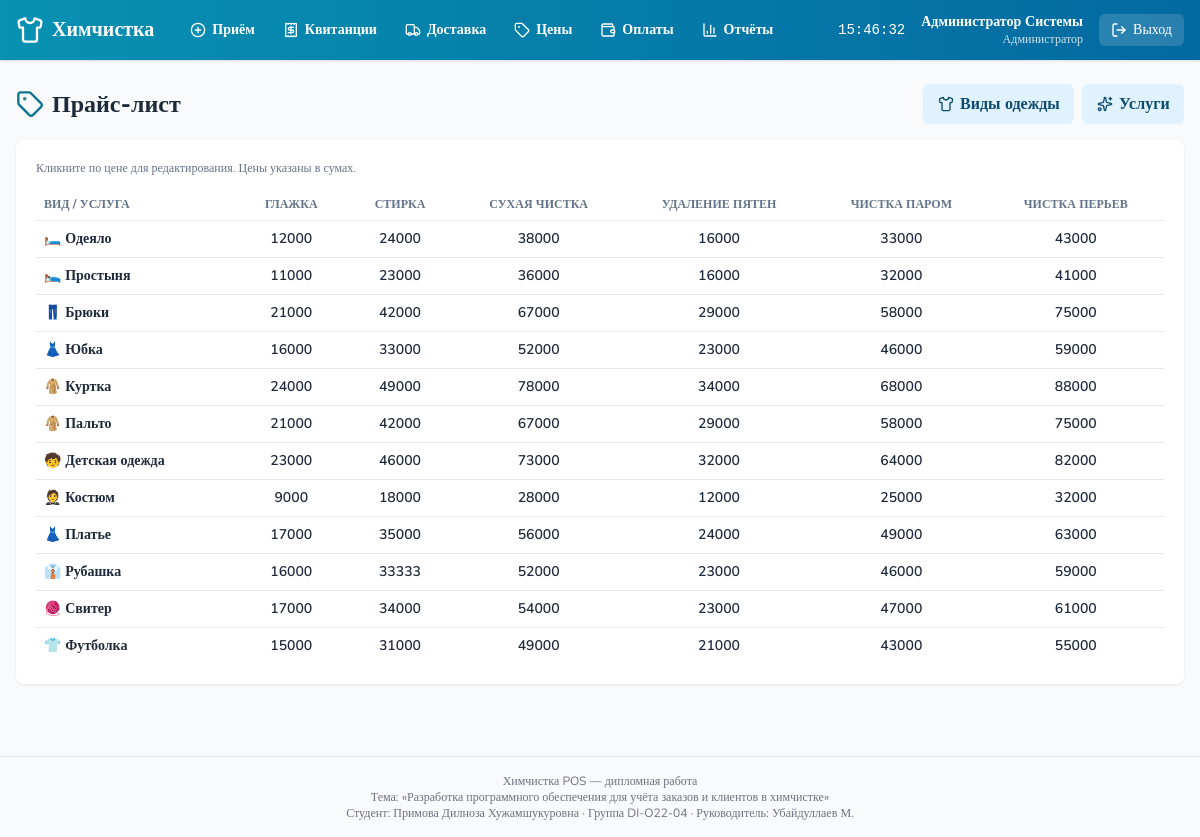
/pricing/ (signed in), run on the app's committed database.
### accounts/models.py (models this page shows, shortened)
class User(AbstractUser):
    ROLE_CHOICES = [
        ('admin', 'Администратор'),
        ('cashier', 'Кассир'),
        ('operator', 'Оператор'),
        ('driver', 'Водитель'),
    ]
    role = models.CharField('Роль', max_length=20, choices=ROLE_CHOICES, default='cashier')
    phone = models.CharField('Телефон', max_length=32, blank=True)
    full_name = models.CharField('ФИО', max_length=160, blank=True)
    class Meta:
        verbose_name = 'Пользователь'
        verbose_name_plural = 'Пользователи'
    def display_name(self):
        return self.full_name or self.get_full_name() or self.username

### catalog/models.py (models this page shows, shortened)
class ServiceType(models.Model):
    name = models.CharField('Наименование', max_length=80, unique=True)
    code = models.SlugField('Код', max_length=40, unique=True)
    description = models.CharField('Описание', max_length=200, blank=True)
    class Meta:
        verbose_name = 'Вид услуги'
        verbose_name_plural = 'Виды услуг'
        ordering = ['name']

class ClothType(models.Model):
    CATEGORY_CHOICES = [
        ('top', 'Верх'),
        ('bottom', 'Низ'),
        ('outerwear', 'Верхняя одежда'),
        ('bedding', 'Постельное'),
        ('other', 'Прочее'),
    ]
    name = models.CharField('Наименование', max_length=80, unique=True)
    category = models.CharField('Категория', max_length=20, choices=CATEGORY_CHOICES, default='other')
    default_icon = models.CharField('Иконка', max_length=4, default='👕')
    class Meta:
        verbose_name = 'Вид одежды'
        verbose_name_plural = 'Виды одежды'
        ordering = ['category', 'name']

class PriceRule(models.Model):
    cloth_type = models.ForeignKey(ClothType, on_delete=models.CASCADE, verbose_name='Вид одежды', related_name='prices')
    service_type = models.ForeignKey(ServiceType, on_delete=models.CASCADE, verbose_name='Вид услуги', related_name='prices')
    price = models.DecimalField('Цена', max_digits=10, decimal_places=2)
    class Meta:
        verbose_name = 'Прайс'
        verbose_name_plural = 'Прайс-лист'
        unique_together = [('cloth_type', 'service_type')]
        ordering = ['cloth_type__name', 'service_type__name']

### catalog/views.py (the view)
@login_required
def pricing_matrix(request):
    cloth_types = list(ClothType.objects.all())
    service_types = list(ServiceType.objects.all())
    rules = {(r.cloth_type_id, r.service_type_id): r for r in PriceRule.objects.all()}
    rows = []
    for ct in cloth_types:
        cells = []
        for st in service_types:
            rule = rules.get((ct.id, st.id))
            cells.append({'cloth': ct, 'service': st, 'price': rule.price if rule else None})
        rows.append({'cloth': ct, 'cells': cells})
    return render(request, 'catalog/pricing.html', {
        'cloth_types': cloth_types,
        'service_types': service_types,
        'rows': rows,
    })

### core/context_processors.py (called while the page is built)
def bmi_metadata(request):
    return {
        'BMI_TOPIC': 'Разработка программного обеспечения для учёта заказов и клиентов в химчистке',
        'BMI_STUDENT': 'Примова Дилноза Хужамшукуровна',
        'BMI_GROUP': 'DI-O22-04',
        'BMI_SUPERVISOR': 'Убайдуллаев М.',
        'APP_NAME': 'Химчистка POS',
    }

### templates/catalog/pricing.html (shortened to what this page needs)
{% extends 'base.html' %}
{% block content %}
<div class="flex items-center justify-between mb-4">
  <h1 class="text-2xl font-extrabold flex items-center gap-2"><i data-lucide="tag" class="w-7 h-7 text-cyan-700"></i> Прайс-лист</h1>
  <div class="flex gap-2">
    <a href="{% url 'catalog:cloth_types' %}" class="btn btn-ghost"><i data-lucide="shirt" class="w-4 h-4"></i> Виды одежды</a>
    <a href="{% url 'catalog:service_types' %}" class="btn btn-ghost"><i data-lucide="sparkles" class="w-4 h-4"></i> Услуги</a>
  </div>
</div>
<div class="card overflow-x-auto">
  <p class="text-xs text-slate-500 mb-3">Кликните по цене для редактирования. Цены указаны в сумах.</p>
  <table class="w-full text-sm">
    <thead>
      <tr class="border-b">
        <th class="text-left py-2 px-2 text-xs uppercase text-slate-500">Вид / Услуга</th>
        {% for s in service_types %}
        <th class="text-center px-2 text-xs uppercase text-slate-500">{{ s.name }}</th>
        {% endfor %}
      </tr>
    </thead>
    <tbody>
      {% for row in rows %}
      <tr class="border-b last:border-0 hover:bg-slate-50">
        <td class="py-2 px-2 font-semibold">{{ row.cloth.default_icon }} {{ row.cloth.name }}</td>
        {% for cell in row.cells %}
        <td class="text-center px-2">
          <div hx-get="{% url 'pricing:cell_edit' cell.cloth.id cell.service.id %}" hx-trigger="click"
               hx-swap="outerHTML" class="cursor-pointer hover:bg-cyan-50 rounded px-2 py-1">
            {% if cell.price %}<span class="font-semibold">{{ cell.price|floatformat:0 }}</span>{% else %}<span class="text-slate-300">—</span>{% endif %}
          </div>
        </td>
        {% endfor %}
      </tr>
      {% endfor %}
    </tbody>
  </table>
</div>
{% endblock %}

### templates/components/topbar.html
{% load static %}
<header class="bg-gradient-to-r from-cyan-600 to-sky-700 text-white shadow no-print">
  <div class="max-w-7xl mx-auto px-4 py-3 flex items-center gap-6">
    <a href="{% url 'pos:dashboard' %}" class="flex items-center gap-2 font-extrabold text-xl">
      <i data-lucide="shirt" class="w-7 h-7"></i>
      <span>Химчистка</span>
    </a>
    <nav class="flex items-center gap-1 flex-1 text-sm font-semibold">
      <a href="{% url 'intake:new' %}" class="px-3 py-2 rounded-md hover:bg-white/15 flex items-center gap-1.5">
        <i data-lucide="plus-circle" class="w-4 h-4"></i> Приём
      </a>
      <a href="{% url 'tickets:list' %}" class="px-3 py-2 rounded-md hover:bg-white/15 flex items-center gap-1.5">
        <i data-lucide="receipt" class="w-4 h-4"></i> Квитанции
      </a>
      <a href="{% url 'delivery:list' %}" class="px-3 py-2 rounded-md hover:bg-white/15 flex items-center gap-1.5">
        <i data-lucide="truck" class="w-4 h-4"></i> Доставка
      </a>
      <a href="{% url 'pricing:matrix' %}" class="px-3 py-2 rounded-md hover:bg-white/15 flex items-center gap-1.5">
        <i data-lucide="tag" class="w-4 h-4"></i> Цены
      </a>
      <a href="{% url 'payments:list' %}" class="px-3 py-2 rounded-md hover:bg-white/15 flex items-center gap-1.5">
        <i data-lucide="wallet" class="w-4 h-4"></i> Оплаты
      </a>
      <a href="{% url 'reports:daily' %}" class="px-3 py-2 rounded-md hover:bg-white/15 flex items-center gap-1.5">
        <i data-lucide="bar-chart-3" class="w-4 h-4"></i> Отчёты
      </a>
    </nav>
    <div class="flex items-center gap-4 text-sm">
      <span id="clock" class="font-mono"></span>
      <div class="text-right leading-tight">
        <div class="font-bold">{{ user.display_name }}</div>
        <div class="text-xs opacity-80">{{ user.get_role_display }}</div>
      </div>
      <form action="{% url 'logout' %}" method="post">{% csrf_token %}
        <button type="submit" class="bg-white/15 hover:bg-white/25 px-3 py-1.5 rounded-md text-sm flex items-center gap-1.5">
          <i data-lucide="log-out" class="w-4 h-4"></i> Выход
        </button>
      </form>
    </div>
  </div>
</header>

### templates/base.html (style rules this page uses)
body { font-family: 'Nunito', system-ui, sans-serif; }
.btn { display:inline-flex; align-items:center; gap:.4rem; padding:.5rem .9rem; border-radius:.375rem; font-weight:700; transition:all .15s; }
.btn-ghost { background:#e0f2fe; color:#0c4a6e; }
.card { background:white; border-radius:.5rem; box-shadow:0 1px 3px rgba(0,0,0,.08); padding:1.25rem; }

### data on the page
User: display_name "Администратор Системы", role "Администратор"
ServiceType: name "ГЛАЖКА"
ServiceType: name "СТИРКА"
ServiceType: name "СУХАЯ ЧИСТКА"
ServiceType: name "УДАЛЕНИЕ ПЯТЕН"
ServiceType: name "ЧИСТКА ПАРОМ"
ServiceType: name "ЧИСТКА ПЕРЬЕВ"
ClothType: cloth.default_icon "🛏️", cloth.name "Одеяло", price "12000", price "24000", price "38000", price "16000", price "33000", price "43000"
ClothType: cloth.default_icon "🛌", cloth.name "Простыня", price "11000", price "23000", price "36000", price "16000", price "32000", price "41000"
ClothType: cloth.default_icon "👖", cloth.name "Брюки", price "21000", price "42000", price "67000", price "29000", price "58000", price "75000"
ClothType: cloth.default_icon "👗", cloth.name "Юбка", price "16000", price "33000", price "52000", price "23000", price "46000", price "59000"
ClothType: cloth.default_icon "🧥", cloth.name "Куртка", price "24000", price "49000", price "78000", price "34000", price "68000", price "88000"
ClothType: cloth.default_icon "🧥", cloth.name "Пальто", price "21000", price "42000", price "67000", price "29000", price "58000", price "75000"
ClothType: cloth.default_icon "🧒", cloth.name "Детская одежда", price "23000", price "46000", price "73000", price "32000", price "64000", price "82000"
ClothType: cloth.default_icon "🤵", cloth.name "Костюм", price "9000", price "18000", price "28000", price "12000", price "25000", price "32000"
ClothType: cloth.default_icon "👗", cloth.name "Платье", price "17000", price "35000", price "56000", price "24000", price "49000", price "63000"
ClothType: cloth.default_icon "👔", cloth.name "Рубашка", price "16000", price "33333", price "52000", price "23000", price "46000", price "59000"
ClothType: cloth.default_icon "🧶", cloth.name "Свитер", price "17000", price "34000", price "54000", price "23000", price "47000", price "61000"
ClothType: cloth.default_icon "👕", cloth.name "Футболка", price "15000", price "31000", price "49000", price "21000", price "43000", price "55000"

### other printed values
{{ BMI_TOPIC }} "Разработка программного обеспечения для учёта заказов и клиентов в химчистке"
{{ BMI_STUDENT }} "Примова Дилноза Хужамшукуровна"
{{ BMI_GROUP }} "DI-O22-04"
{{ BMI_SUPERVISOR }} "Убайдуллаев М."
